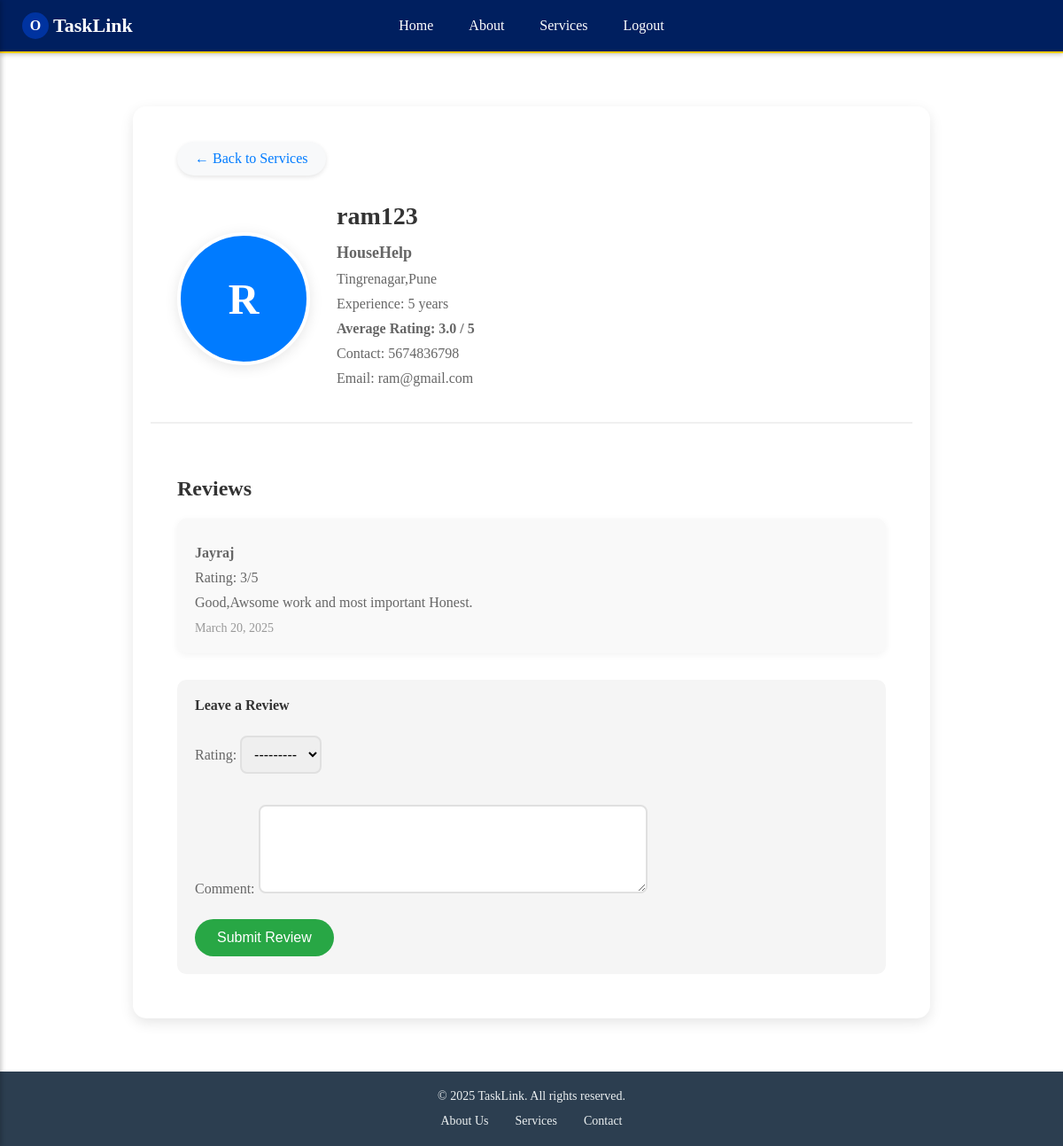
The app's page /worker/15/ (signed in) with its own data.
### MyApp/models.py (models this page shows)
class CustomUser(AbstractUser):
    email = models.EmailField(unique=True)
    mobile_number = models.CharField(max_length=15, blank=True, null=True)
    otp = models.CharField(max_length=6, blank=True, null=True)
    is_otp_verified = models.BooleanField(default=False)
    is_worker = models.BooleanField(default=False)
    worker_type = models.CharField(max_length=100, blank=True, null=True)
    experience = models.PositiveIntegerField(blank=True, null=True)
    location = models.CharField(max_length=255, blank=True, null=True)
    is_subscribed = models.BooleanField(default=False)
    subscription_date = models.DateTimeField(blank=True, null=True)

class WorkerReview(models.Model):
    worker = models.ForeignKey(CustomUser, on_delete=models.CASCADE, related_name='reviews')
    reviewer = models.ForeignKey(CustomUser, on_delete=models.CASCADE, related_name='given_reviews')
    rating = models.PositiveIntegerField(choices=[(i, i) for i in range(1, 6)])
    comment = models.TextField(blank=True, null=True)
    created_at = models.DateTimeField(auto_now_add=True)
    class Meta:
        unique_together = ('worker', 'reviewer')

### MyApp/views.py (the view)
# urls.py: path('worker/<int:worker_id>/', views.worker_profile, name='worker_profile'),
def worker_profile(request, worker_id):
    worker = get_object_or_404(CustomUser, id=worker_id, is_worker=True)
    reviews = WorkerReview.objects.filter(worker=worker)
    rating_avg = reviews.aggregate(Avg('rating'))['rating__avg'] or 0
    has_reviewed = False
    if request.user.is_authenticated:
        has_reviewed = WorkerReview.objects.filter(
            worker=worker,
            reviewer=request.user
        ).exists()
    is_subscribed = request.user.is_authenticated and request.user.is_subscribed
    is_worker = request.user == worker
    review_form = None
    if is_subscribed and not is_worker and request.method == "POST":
        review_form = WorkerReviewForm(request.POST)
        if review_form.is_valid() and not has_reviewed:
            review = review_form.save(commit=False)
            review.worker = worker
            review.reviewer = request.user
            review.save()
            return redirect('worker_profile', worker_id=worker.id)
    else:
        review_form = WorkerReviewForm()
    context = {
        'worker': worker,
        'reviews': reviews,
        'rating_avg': rating_avg,
        'is_subscribed': is_subscribed,
        'is_worker': is_worker,
        'review_form': review_form,
        'has_reviewed': has_reviewed,
    }
    return render(request, 'worker_profile.html', context)

### MyApp/forms.py
class WorkerReviewForm(forms.ModelForm):
    class Meta:
        model = WorkerReview
        fields = ['rating', 'comment']
        widgets = {
            'comment': forms.Textarea(attrs={'rows': 4}),
            'rating': forms.Select(choices=[(i, f"{i} stars") for i in range(1, 6)])
        }

### MyApp/templates/worker_profile.html (shortened to what this page needs)
{% extends 'Navbar.html' %}
{% block content %}
<div class="profile-container">
    <div class="profile-back-button">
        <a href="{% url 'services' %}" class="back-btn">← Back to Services</a>
    </div>
    <div class="profile-header">
        {% if worker.profile_picture %}
            <img src="{{ worker.profile_picture.url }}" alt="{{ worker.username }}" class="profile-image">
        {% else %}
            <div class="profile-initial">{{ worker.username|first|upper }}</div>
        {% endif %}
        <div class="profile-details">
            <h2>{{ worker.username }}</h2>
            <p class="profile-type">{{ worker.worker_type }}</p>
            <p class="profile-location">{{ worker.location }}</p>
            <p class="profile-experience">Experience: {{ worker.experience|default:"0" }} years</p>
            <p class="profile-rating">Average Rating: {{ rating_avg|floatformat:1 }} / 5</p>
            {% if is_subscribed and not is_worker %}
                <p class="profile-contact">Contact: {{ worker.mobile_number }}</p>
                <p class="profile-email">Email: {{ worker.email }}</p>
            {% elif not is_subscribed and not is_worker %}
                <p class="subscribe-prompt">Please <a href="{% url 'subscribe' %}">subscribe</a> to view contact details</p>
            {% endif %}
        </div>
    </div>
    <div class="reviews-container">
        <h3>Reviews</h3>
        {% if reviews %}
            {% for review in reviews %}
            <div class="review-card">
                <p class="reviewer-name"><strong>{{ review.reviewer.username }}</strong></p>
                <p class="review-rating">Rating: {{ review.rating }}/5</p>
                <p class="review-comment">{{ review.comment }}</p>
                <small class="review-date">{{ review.created_at|date:"F d, Y" }}</small>
            </div>
            {% endfor %}
        {% else %}
            <p class="no-reviews">No reviews yet.</p>
        {% endif %}
        {% if is_subscribed and not is_worker %}
            {% if has_reviewed %}
                <p class="already-reviewed">Already Submitted A Review!</p>
            {% else %}
                <div class="review-form-container">
                    <h4>Leave a Review</h4>
                    <form method="POST" class="review-form">
                        {{ review_form.as_p }}
                        <button type="submit" class="submit-review-btn">Submit Review</button>
                    </form>
                </div>
            {% endif %}
        {% endif %}
    </div>
</div>
{% endblock %}

### MyApp/templates/Navbar.html (shortened to what this page needs)
<!DOCTYPE html>
<html lang="en">
<head>
    {% load static %}
    <link rel="stylesheet" href="{% static 'css/styles.css' %}">
    <link rel="stylesheet" href="{% static 'css/home.css' %}">
    <link rel="stylesheet" href="{% static 'css/footer.css' %}">
    <link rel="stylesheet" href="{% static 'css/navbar.css' %}">
    <link rel="stylesheet" href="{% static 'css/about.css' %}">
    <link rel="stylesheet" href="{% static 'css/profile.css' %}">
    <link rel="stylesheet" href="{% static 'css/registration.css' %}">
    <link rel="stylesheet" href="{% static 'css/verify_otp.css' %}">
    <link rel="stylesheet" href="{% static 'css/services.css' %}">
    <link rel="stylesheet" href="{% static 'css/worker_profile.css' %}">
    <link rel="stylesheet" href="https://cdnjs.cloudflare.com/ajax/libs/font-awesome/6.0.0-beta3/css/all.min.css">
</head>
<body class="page-body">
    <div class="site-wrapper">
        <nav id="main-navbar">
            <div class="navbar-container">
                <div class="navbar-left">
                    {% if request.user.is_authenticated %}
                    <a href="{% url 'profile' %}" class="profile-icon">{{ request.user.username|first|upper }}</a>
                    {% endif %}
                    <div class="navbar-logo">
                        <a href="{% url 'home' %}" class="logo-link">TaskLink</a>
                    </div>
                </div>
                <div class="navbar-center">
                    <ul class="navbar-links">
                        <li class="nav-item"><a href="{% url 'home' %}" class="nav-link">Home</a></li>
                        <li class="nav-item"><a href="{% url 'about' %}" class="nav-link">About</a></li>
                        <li class="nav-item"><a href="{% url 'services' %}" class="nav-link">Services</a></li>
                        {% if request.user.is_authenticated %}
                            <li class="nav-item"><a href="{% url 'logout' %}" class="nav-link">Logout</a></li>
                        {% else %}
                            <li class="nav-item"><a href="{% url 'login' %}" class="nav-link">Login</a></li>
                        {% endif %}
                    </ul>
                </div>
                <div class="navbar-right">
                </div>
            </div>
        </nav>
        <div class="main-content">
            {% block content %}
            {% endblock %}
        </div>
        <footer id="tasklink-footer">
            <div class="footer-container">
                <p class="footer-copyright">© 2025 TaskLink. All rights reserved.</p>
                <ul class="footer-nav">
                    <li class="footer-nav-item"><a href="{% url 'about' %}" class="footer-nav-link">About Us</a></li>
                    <li class="footer-nav-item"><a href="{% url 'services' %}" class="footer-nav-link">Services</a></li>
                    <li class="footer-nav-item"><a href="#" class="footer-nav-link">Contact</a></li>
                </ul>
            </div>
        </footer>
    </div>
</body>
</html>

### MyApp/static/CSS/footer.css (style rules this page uses)
#tasklink-footer { background-color: #2c3e50; padding: 20px; color: #ecf0f1; text-align: center; }
.footer-container { max-width: 1200px; margin: 0 auto; }
.footer-copyright { font-size: 14px; margin-bottom: 10px; }
.footer-nav { list-style: none; padding: 0; display: flex; justify-content: center; flex-wrap: wrap; }
.footer-nav-item { margin: 0 15px; }
.footer-nav-link { color: #ecf0f1; text-decoration: none; font-size: 14px; transition: color 0.3s; }

### MyApp/static/CSS/navbar.css (style rules this page uses)
#main-navbar { background-color: #001f5f; padding: 0 20px; display: flex; justify-content: center; align-items: center; box-shadow: 0 2px 5px rgba(0, 0, 0, 0.2); position: relative; border-bottom: 2px solid #ffcc00; height: 60px; }
.navbar-container { display: flex; justify-content: space-between; align-items: center; width: 100%; height: 100%; max-width: 1200px; }
.navbar-left { display: flex; align-items: center; height: 100%; margin-left: 5px; width: 20%; }
.profile-icon { display: flex; align-items: center; justify-content: center; padding: 0; width: 30px; height: 30px; border-radius: 50%; background-color: #0033a0; color: white; text-decoration: none; font-weight: bold; margin-right: 5px; }
.navbar-logo { display: flex; align-items: center; height: 100%; }
.navbar-logo .logo-link { color: #ffffff; font-size: 22px; font-weight: bold; text-decoration: none; display: flex; align-items: center; height: 100%; }
.navbar-center { display: flex; align-items: center; height: 100%; justify-content: center; width: 60%; position: absolute; left: 50%; transform: translateX(-50%); }
.navbar-links { list-style: none; margin: 0; padding: 0; display: flex; justify-content: center; height: 100%; }
.nav-item { margin: 0 10px; height: 100%; display: flex; align-items: center; }
.nav-link { color: #ffffff; text-decoration: none; font-size: 16px; padding: 0 10px; height: 100%; display: flex; align-items: center; transition: background-color 0.3s; }
.navbar-right { display: flex; align-items: center; height: 100%; justify-content: flex-end; width: 20%; }

### MyApp/static/CSS/profile.css (style rules this page uses)
.profile-container { max-width: 600px; margin: 40px auto; padding: 20px; background: #fff; border-radius: 15px; box-shadow: 0 5px 15px rgba(0,0,0,0.1); }
.profile-container h2 { color: #333; margin-bottom: 20px; }
.profile-container p { margin: 10px 0; color: #666; }
.profile-container h3 { color: #333; margin-top: 30px; margin-bottom: 15px; }

### MyApp/static/CSS/registration.css (style rules this page uses)
.main-content { padding: 20px; flex: 1; }

### MyApp/static/CSS/verify_otp.css (style rules this page uses)
* { margin: 0; padding: 0; box-sizing: border-box; }

### records on screen
CustomUser: user.username|first "O"
CustomUser: username|first "R", username "ram123", worker_type "HouseHelp", location "Tingrenagar,Pune", experience "5", mobile_number "5674836798", email "ram@gmail.com"
WorkerReview: reviewer.username "Jayraj", rating "3", comment "Good,Awsome work and most important Honest.", created_at "March 20, 2025"

### other values on screen
{{ rating_avg|floatformat:1 }} "3.0"
